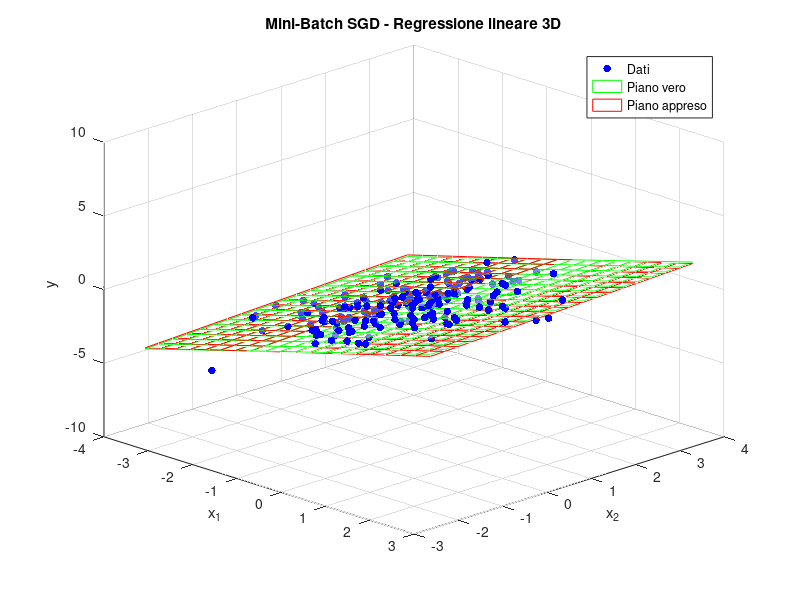
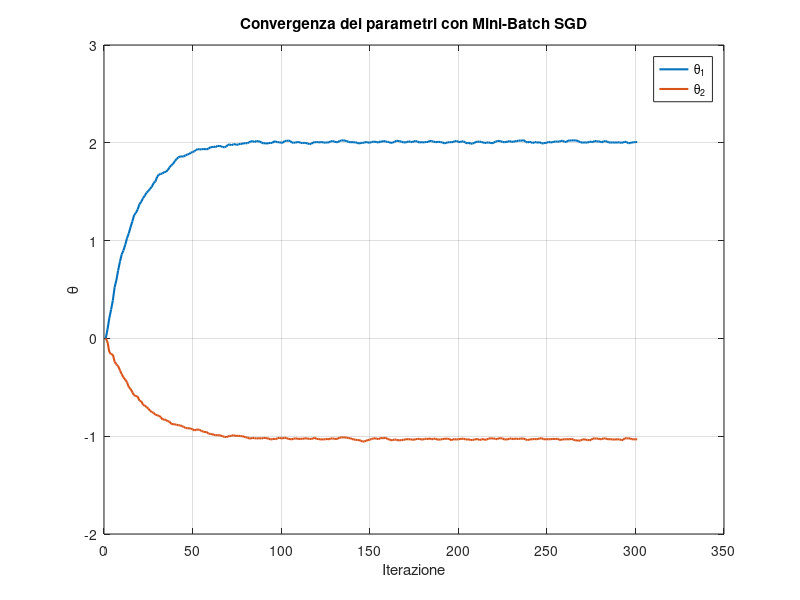

MATLAB code to generate these figures, in order:
% Mini-batch SGD per regressione lineare multivariata 
clear all; close all; clc;

% Dati sintetici
n = 200;      % Numero di punti
d = 2;        % Numero di feature
X = randn(n, d);            % X: [x1, x2]
theta_true = [2; -1];       % Veri coefficienti
y = X * theta_true + 0.5 * randn(n, 1);  % y = 2*x1 - x2 + rumore

% Parametri iniziali per SGD
theta = zeros(d, 1);      % Inizializzazione
alpha = 0.05;             % Learning rate
epochs = 30;
batch_size = 20;

% Tracciamento della storia dei parametri
theta_history = theta';

% MINI-BATCH SGD
for epoch = 1:epochs
    idx = randperm(n);
    X_shuffled = X(idx, :);
    y_shuffled = y(idx);
    
    for i = 1:batch_size:n
        end_idx = min(i + batch_size - 1, n);

        X_batch = X_shuffled(i:end_idx, :);
        y_batch = y_shuffled(i:end_idx);
        
        % Gradiente medio sul mini-batch
        grad = -(X_batch' * (y_batch - X_batch * theta)) / size(X_batch, 1);
        
        % Aggiornamento dei parametri
        theta = theta - alpha * grad;
        theta_history(end+1, :) = theta';
    end
end

x1 = X(:, 1);
x2 = X(:, 2);

% Griglia per il piano
[xg1, xg2] = meshgrid(linspace(min(x1), max(x1), 20), linspace(min(x2), max(x2), 20));
Z_true = theta_true(1)*xg1 + theta_true(2)*xg2;
Z_final = theta(1)*xg1 + theta(2)*xg2;

figure;
scatter3(x1, x2, y, 30, 'b', 'filled'); hold on;
mesh(xg1, xg2, Z_true, 'EdgeColor', 'g', 'FaceAlpha', 0.3);   % piano vero
mesh(xg1, xg2, Z_final, 'EdgeColor', 'r', 'FaceAlpha', 0.3);  % piano appreso
xlabel('x_1'); ylabel('x_2'); zlabel('y');
legend('Dati', 'Piano vero', 'Piano appreso');
title('Mini-Batch SGD - Regressione lineare 3D');
grid on;
view(45, 25);

figure;
plot(theta_history, 'LineWidth', 1.5);
xlabel('Iterazione'); ylabel('\theta');
legend({'\theta_1', '\theta_2'}, 'Location', 'best');
title('Convergenza dei parametri con Mini-Batch SGD');
grid on;
